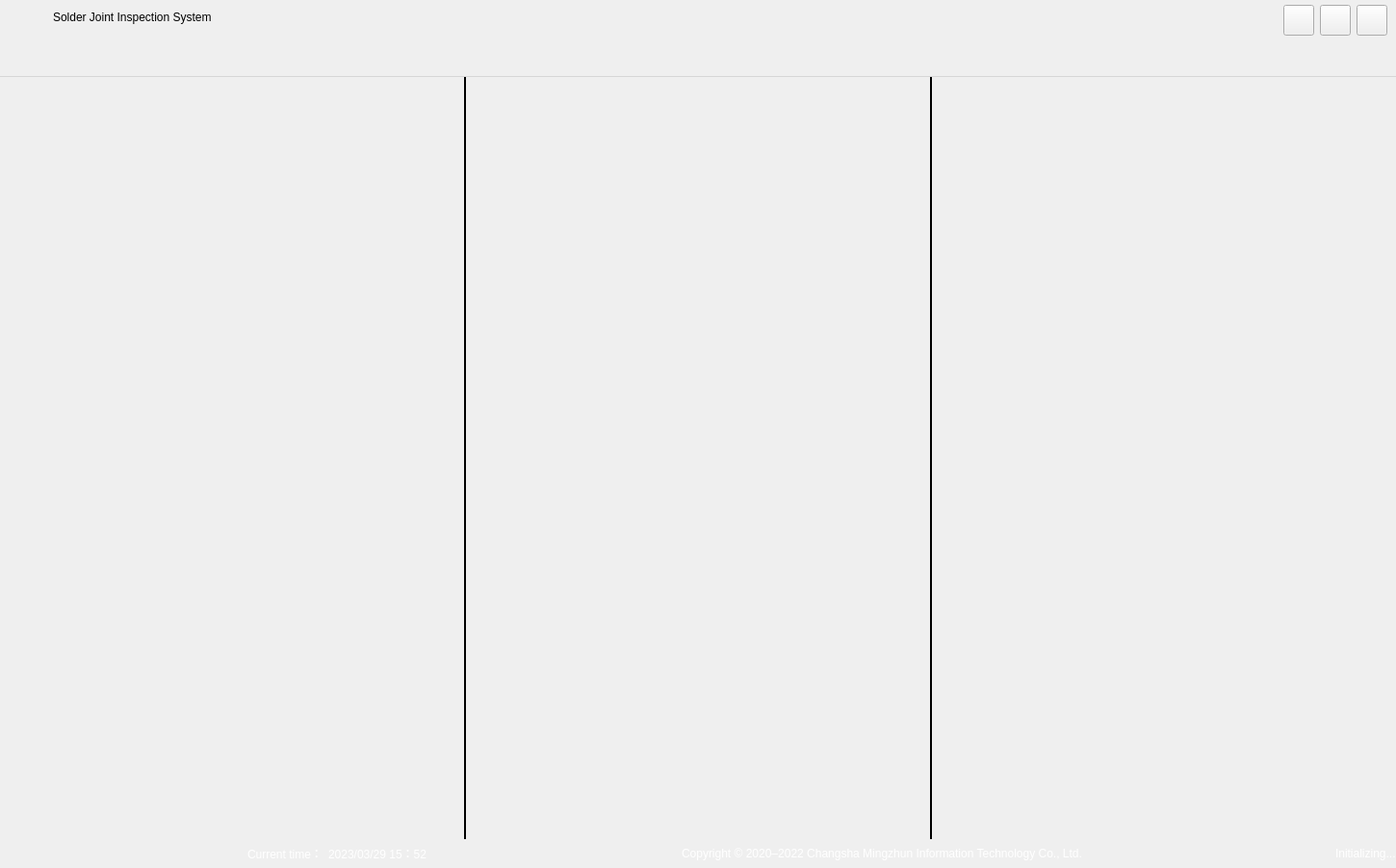
<?xml version="1.0" encoding="UTF-8"?>
<ui version="4.0">
 <class>InitWidget</class>
 <widget class="QWidget" name="InitWidget">
  <property name="geometry">
   <rect>
    <x>0</x>
    <y>0</y>
    <width>1450</width>
    <height>902</height>
   </rect>
  </property>
  <property name="minimumSize">
   <size>
    <width>1450</width>
    <height>600</height>
   </size>
  </property>
  <property name="contextMenuPolicy">
   <enum>Qt::DefaultContextMenu</enum>
  </property>
  <property name="windowTitle">
   <string>InitWidget</string>
  </property>
  <property name="styleSheet">
   <string notr="true"/>
  </property>
  <layout class="QGridLayout" name="gridLayout_2">
   <property name="leftMargin">
    <number>0</number>
   </property>
   <property name="topMargin">
    <number>0</number>
   </property>
   <property name="rightMargin">
    <number>0</number>
   </property>
   <property name="bottomMargin">
    <number>0</number>
   </property>
   <property name="spacing">
    <number>0</number>
   </property>
   <item row="0" column="0">
    <widget class="QWidget" name="titleWidget" native="true">
     <property name="minimumSize">
      <size>
       <width>0</width>
       <height>40</height>
      </size>
     </property>
     <property name="maximumSize">
      <size>
       <width>16777215</width>
       <height>40</height>
      </size>
     </property>
     <property name="styleSheet">
      <string notr="true"/>
     </property>
     <layout class="QGridLayout" name="gridLayout">
      <property name="topMargin">
       <number>5</number>
      </property>
      <item row="0" column="4">
       <widget class="QPushButton" name="btnMax">
        <property name="minimumSize">
         <size>
          <width>0</width>
          <height>32</height>
         </size>
        </property>
        <property name="maximumSize">
         <size>
          <width>32</width>
          <height>50</height>
         </size>
        </property>
        <property name="styleSheet">
         <string notr="true"/>
        </property>
        <property name="text">
         <string/>
        </property>
       </widget>
      </item>
      <item row="0" column="0">
       <widget class="QLabel" name="textLogo">
        <property name="minimumSize">
         <size>
          <width>40</width>
          <height>30</height>
         </size>
        </property>
        <property name="maximumSize">
         <size>
          <width>40</width>
          <height>30</height>
         </size>
        </property>
        <property name="text">
         <string/>
        </property>
       </widget>
      </item>
      <item row="0" column="2">
       <spacer name="horizontalSpacer">
        <property name="orientation">
         <enum>Qt::Horizontal</enum>
        </property>
        <property name="sizeHint" stdset="0">
         <size>
          <width>40</width>
          <height>20</height>
         </size>
        </property>
       </spacer>
      </item>
      <item row="0" column="3">
       <widget class="QPushButton" name="btnMin">
        <property name="minimumSize">
         <size>
          <width>0</width>
          <height>32</height>
         </size>
        </property>
        <property name="maximumSize">
         <size>
          <width>32</width>
          <height>32</height>
         </size>
        </property>
        <property name="styleSheet">
         <string notr="true"/>
        </property>
        <property name="text">
         <string/>
        </property>
       </widget>
      </item>
      <item row="0" column="5">
       <widget class="QPushButton" name="btnClose">
        <property name="minimumSize">
         <size>
          <width>0</width>
          <height>32</height>
         </size>
        </property>
        <property name="maximumSize">
         <size>
          <width>32</width>
          <height>32</height>
         </size>
        </property>
        <property name="styleSheet">
         <string notr="true"/>
        </property>
        <property name="text">
         <string/>
        </property>
       </widget>
      </item>
      <item row="0" column="1">
       <widget class="QLabel" name="textTitle">
        <property name="text">
         <string>Solder Joint Inspection System</string>
        </property>
       </widget>
      </item>
     </layout>
    </widget>
   </item>
   <item row="1" column="0">
    <widget class="QMenuBar" name="menuBar">
     <property name="maximumSize">
      <size>
       <width>16777215</width>
       <height>40</height>
      </size>
     </property>
     <property name="nativeMenuBar">
      <bool>false</bool>
     </property>
    </widget>
   </item>
   <item row="2" column="0">
    <layout class="QHBoxLayout" name="horizontalLayout">
     <property name="spacing">
      <number>0</number>
     </property>
     <item>
      <widget class="QLabel" name="leftSide">
       <property name="minimumSize">
        <size>
         <width>2</width>
         <height>0</height>
        </size>
       </property>
       <property name="maximumSize">
        <size>
         <width>2</width>
         <height>16777215</height>
        </size>
       </property>
       <property name="styleSheet">
        <string notr="true">background-color: rgb(0, 0, 0);</string>
       </property>
       <property name="text">
        <string/>
       </property>
      </widget>
     </item>
     <item>
      <widget class="QLabel" name="rightSide">
       <property name="minimumSize">
        <size>
         <width>2</width>
         <height>0</height>
        </size>
       </property>
       <property name="maximumSize">
        <size>
         <width>2</width>
         <height>16777215</height>
        </size>
       </property>
       <property name="styleSheet">
        <string notr="true">background-color: rgb(0, 0, 0);</string>
       </property>
       <property name="text">
        <string/>
       </property>
      </widget>
     </item>
    </layout>
   </item>
   <item row="3" column="0">
    <widget class="QWidget" name="statusWidget" native="true">
     <property name="minimumSize">
      <size>
       <width>0</width>
       <height>30</height>
      </size>
     </property>
     <property name="maximumSize">
      <size>
       <width>16777215</width>
       <height>30</height>
      </size>
     </property>
     <property name="styleSheet">
      <string notr="true">color: rgb(255, 255, 255);
font: 9pt &quot;Consolas&quot;;</string>
     </property>
     <layout class="QGridLayout" name="gridLayout_3">
      <property name="leftMargin">
       <number>0</number>
      </property>
      <property name="topMargin">
       <number>0</number>
      </property>
      <property name="rightMargin">
       <number>0</number>
      </property>
      <property name="bottomMargin">
       <number>0</number>
      </property>
      <item row="1" column="0">
       <spacer name="horizontalSpacer_5">
        <property name="orientation">
         <enum>Qt::Horizontal</enum>
        </property>
        <property name="sizeHint" stdset="0">
         <size>
          <width>40</width>
          <height>20</height>
         </size>
        </property>
       </spacer>
      </item>
      <item row="1" column="3">
       <spacer name="horizontalSpacer_2">
        <property name="orientation">
         <enum>Qt::Horizontal</enum>
        </property>
        <property name="sizeHint" stdset="0">
         <size>
          <width>40</width>
          <height>20</height>
         </size>
        </property>
       </spacer>
      </item>
      <item row="1" column="5">
       <spacer name="horizontalSpacer_3">
        <property name="orientation">
         <enum>Qt::Horizontal</enum>
        </property>
        <property name="sizeHint" stdset="0">
         <size>
          <width>40</width>
          <height>20</height>
         </size>
        </property>
       </spacer>
      </item>
<item row="1" column="6">
  <widget class="QLabel" name="textModuleStatus">
    <property name="text">
      <string>Initializing...</string>
    </property>
  </widget>
</item>
      <item row="1" column="1">
       <widget class="QLabel" name="label">
        <property name="text">
         <string>Current time：</string>
        </property>
       </widget>
      </item>
      <item row="1" column="4">
       <widget class="QLabel" name="textInfo">
        <property name="text">
         <string>Copyright © 2020–2022 Changsha Mingzhun Information Technology Co., Ltd.</string>
        </property>
       </widget>
      </item>
      <item row="1" column="2">
       <widget class="QLabel" name="textTime">
        <property name="text">
         <string>2023/03/29 15：52</string>
        </property>
       </widget>
      </item>
     </layout>
    </widget>
   </item>
  </layout>
  <action name="action333">
   <property name="text">
    <string>333</string>
   </property>
  </action>
 </widget>
 <resources/>
 <connections/>
</ui>
